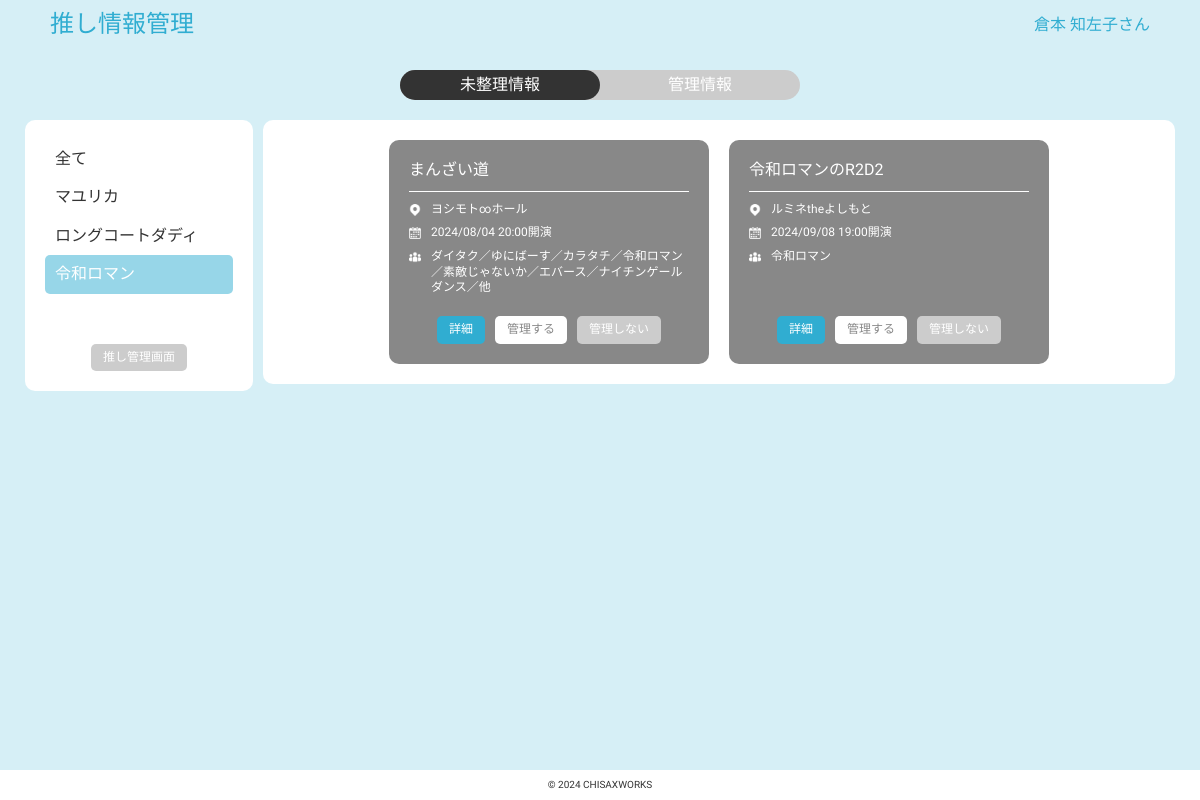
Screenshot of /main_un.php?entid=9 (signed in) with the database file from the repository.
### tables this page shows
CREATE TABLE `favorite` (
  `ent_id` int(12) NOT NULL,
  `ent_name` varchar(255) NOT NULL,
  `ent_type` varchar(30) NOT NULL,
  `user_id` int(12) NOT NULL,
  `createdDate` datetime NOT NULL,
  `modifiedDate` datetime NOT NULL
);

CREATE TABLE `event` (
  `event_id` int(12) NOT NULL,
  `event_name` varchar(255) NOT NULL,
  `venue_id` int(12) NOT NULL,
  `event_startDate` date NOT NULL,
  `event_startTime` time NOT NULL,
  `event_openTime` time NOT NULL,
  `event_members` varchar(500) NOT NULL,
  `event_source` varchar(30) NOT NULL,
  `isActive` int(1) NOT NULL DEFAULT '1',
  `createdDate` datetime NOT NULL,
  `modifiedDate` datetime NOT NULL
);

CREATE TABLE `venue` (
  `venue_id` int(12) NOT NULL,
  `venue_name` varchar(255) NOT NULL,
  `venue_pref` varchar(4) NOT NULL,
  `createdDate` datetime NOT NULL,
  `modifiedDate` datetime NOT NULL
);

### main_un.php (called while the page is built, shortened)
<?php
require_once('funcs.php');
?>
<?php include("head.php");?>
<?php include("unmanaged.php");?>

### funcs.php (called while the page is built, shortened)
<?php
function h($str){
    return htmlspecialchars($str, ENT_QUOTES, 'UTF-8');
}
?>

### unmanaged.php (the view, shortened to what this page needs)
<?php
$pdo = db_conn();
$ent_id = $_GET['entid'];
$userid = $_SESSION["userid"];
$stmt1 = $pdo->prepare("SELECT ent_id, ent_name FROM favorite WHERE user_id = $userid");
$status1 = $stmt1->execute();
if ($status1==false) {
    sql_error($stmt1);
}else{
    $favCount = 0;
    while( $f_result = $stmt1->fetch(PDO::FETCH_ASSOC)){
        $favCount++;
        if($f_result['ent_id'] == $ent_id){
            $favli .= '<a class="favli_link active_fav" href="main_un.php?entid=' . h($f_result['ent_id']) . '"><li>' . h($f_result['ent_name']) . '</li></a>';
        }else{
            $favli .= '<a class="favli_link" href="main_un.php?entid=' . h($f_result['ent_id']) . '"><li>' . h($f_result['ent_name']) . '</li></a>';
        }
        if($favCount == 1){
            $forfilter .= "event_members LIKE '%". h($f_result['ent_name']) ."%'";
        }else{
            $forfilter .= " OR event_members LIKE '%". h($f_result['ent_name']) ."%'";
        }
    }
    if($ent_id == 0){
        $favall = '<a class="favli_link active_fav" href="main_un.php"><li>全て</li></a>';
        $ed_close = '<a href="main_un.php" class="ed_close_btn">×</a>';
    }else{
        $favall = '<a class="favli_link" href="main_un.php"><li>全て</li></a>';
    }
}
$stmt2 = $pdo->prepare("SELECT ent_name FROM favorite WHERE ent_id = :ent_id");
$stmt2->bindValue(':ent_id', $ent_id, PDO::PARAM_INT);
$status2 = $stmt2->execute();
if($status2 === false){
    sql_error($stmt2);
} else {
    $n_val = $stmt2->fetch();
}
if($n_val['ent_name']){
    $filter = "event_members LIKE '%" . h($n_val['ent_name']) ."%'";
}else{
    $filter = "(" . $forfilter . ")";
}
$stmt3 = $pdo->prepare("SELECT event.event_id, event_name, DATE_FORMAT(event_startDate, '%Y/%m/%d') as event_startDate,
                            DATE_FORMAT(event_startTime, '%H:%i') as event_startTime,
                            DATE_FORMAT(event_openTime,'%H:%i') as event_openTime, event_members, venue_name, venue_pref
                        FROM event
                        JOIN venue on event.venue_id = venue.venue_id
                        LEFT JOIN(
                            SELECT event_id FROM event_mg_tbl WHERE user_id = $userid GROUP BY event_id
                        ) AS temptbl ON event.event_id = temptbl.event_id
                        WHERE temptbl.event_id IS NULL AND $filter AND event_startDate >= CURDATE()
                        ORDER BY event_startDate");
$status3 = $stmt3->execute();
$item="";
if ($status3==false) {
    sql_error($stmt3);
}else{
    while( $n_result = $stmt3->fetch(PDO::FETCH_ASSOC)){
        $item .= '<div class="item">';
        $item .= '<div class="item_sub"><p class="ename">' . h($n_result['event_name']) . '</p>';
        $item .= '<p><img src="img/venue.png" alt="会場">' . h($n_result['venue_name']) . '</p>';
        $item .= '<p><img src="img/date.png" alt="公演日時">' . h($n_result['event_startDate']) .' '. h($n_result['event_startTime']) . '開演</p>';
        $item .= '<p><img src="img/entertainer.png" alt="出演者">' . h($n_result['event_members']) . '</p></div>';
        if($ent_id){
            $item .= '<div class="mg_btn_wrap"><a class="mgact_btn ed_btn" href="main_un.php?edid=' . h($n_result['event_id']) . '&entid=' . $ent_id . '">詳細</a>';
        }else{
            $item .= '<div class="mg_btn_wrap"><a class="mgact_btn ed_btn" href="main_un.php?edid=' . h($n_result['event_id']) . '">詳細</a>';
        }
        $item .= '<a class="mgact_btn start_mg" href="add_mg.php?id=' . h($n_result['event_id']) . '">管理する</a>';
        $item .= '<a class="mgsub_btn outof_mg" href="outof_mg.php?id=' . h($n_result['event_id']) . '">管理しない</a></div></div>';
    }
}
?>
<div class="tab_wrap">
    <a href="main_un.php" class="tab_item active_tab">未整理情報</a>
    <a href="main_mg.php" class="tab_item">管理情報</a>
</div>
<div class="main_area">
    <div class="filter_area">
        <ul class="filter_favlist">
            <?= $favall ?>
            <?= $favli ?>
        </ul>
        <div class="mg_btn_wrap">
            <a href="favorite.php" class="mgsub_btn">推し管理画面</a>
        </div>
    </div>
    <div class="data_area">
        <?= $item ?>
    </div>
</div>

### css/style.css (style rules this page uses)
body { font-family: "Kiwi Maru", "Noto Sans JP", "Hiragino Kaku Gothic ProN", "Arial", "Yu Gothic", "Meiryo", sans-serif; background-color: #d6eff6; color: #333333; overflow-y: scroll; }
footer { background-color: #ffffff; height: 30px; display: flex; justify-content: center; align-items: center; }
.data_area { font-size: 12px; font-weight: 400; }
.ename,.filter_area { font-size: 16px; font-weight: 400; }
footer { font-size: 10px; font-weight: 400; }
.mgact_btn, .mgsub_btn { padding: 7px 12px; font-size: 12px; border-radius: 5px; }
.mgact_btn { background-color: #ffffff; color: #888888; }
.mgsub_btn { background-color: #cccccc; color: #ffffff; }
.ed_btn { background-color: #30add1; color: #ffffff; }
.mg_btn_wrap { display: flex; column-gap: 10px; justify-content: center; }
.main_area { display: flex; column-gap: 10px; }
.filter_area { width: 20%; padding: 20px; background-color: #ffffff; border-radius: 10px; height: fit-content; }
.data_area { padding: 20px; background-color: #ffffff; border-radius: 10px; display: flex; gap: 20px; justify-content: center; flex-wrap: wrap; height: fit-content; }
.tab_wrap { color: #ffffff; background-color: #cccccc; margin: 20px auto; border-radius: 15px; display: flex; width: fit-content; }
.tab_item { border-radius: 15px; width: 200px; height: 30px; line-height: 30px; text-align: center; }
.active_tab { background-color: #333333; }
.filter_area .mgsub_btn { margin-top: 50px; }
.filter_favlist { display: flex; flex-direction: column; }
.favli_link { padding: 10px; border-radius: 5px; }
.active_fav { background-color: #97d6e8; color: #ffffff; }
.item { color: #ffffff; background-color: #888888; border-radius: 10px; padding: 20px; width: 320px; display: flex; flex-direction: column; justify-content: space-between; row-gap: 20px; }
.item_sub { display: flex; flex-direction: column; row-gap: 8px; line-height: 1.3; }
.ename { border-bottom: 1px solid #ffffff; padding-bottom: 10px; margin-bottom: 2px; }
.item p { display: flex; align-items: flex-start; }
.item img { width: 12px; margin-right: 10px; padding-top: 2px; }

### rows the page displays
favorite: ent_name "マユリカ"
favorite: ent_name "ロングコートダディ"
favorite: ent_name "令和ロマン"
event: event_name "まんざい道", venue.venue_name "ヨシモト∞ホール", event_startDate "2024/08/04", event_startTime "20:00", event_members "ダイタク／ゆにばーす／カラタチ／令和ロマン／素敵じゃないか／エバース／ナイチンゲールダンス／他"
event: event_name "令和ロマンのR2D2", venue.venue_name "ルミネtheよしもと", event_startDate "2024/09/08", event_startTime "19:00", event_members "令和ロマン"

### other values shown
$_SESSION["username"] "倉本 知左子"
